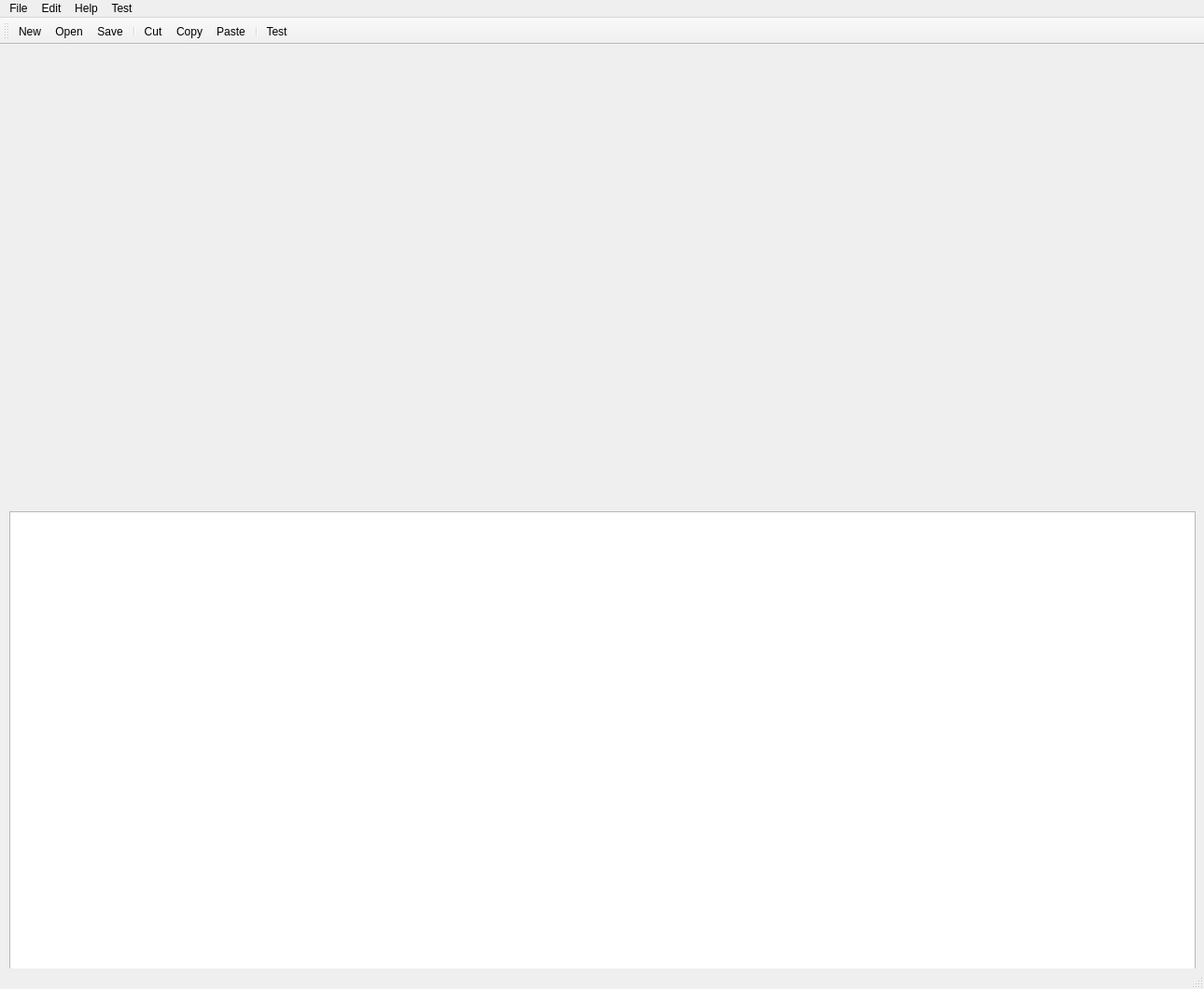
<?xml version="1.0" encoding="UTF-8"?>
<ui version="4.0">
 <class>mainWindow</class>
 <widget class="QMainWindow" name="mainWindow">
  <property name="geometry">
   <rect>
    <x>0</x>
    <y>0</y>
    <width>1290</width>
    <height>1060</height>
   </rect>
  </property>
  <property name="windowTitle">
   <string>MainWindow</string>
  </property>
  <widget class="QWidget" name="centralwidget">
   <widget class="QWidget" name="widgetDepth" native="true">
    <property name="geometry">
     <rect>
      <x>10</x>
      <y>10</y>
      <width>640</width>
      <height>480</height>
     </rect>
    </property>
   </widget>
   <widget class="QWidget" name="widgetLive" native="true">
    <property name="geometry">
     <rect>
      <x>640</x>
      <y>10</y>
      <width>640</width>
      <height>480</height>
     </rect>
    </property>
   </widget>
   <widget class="QTextEdit" name="textEdit">
    <property name="geometry">
     <rect>
      <x>10</x>
      <y>500</y>
      <width>1271</width>
      <height>511</height>
     </rect>
    </property>
   </widget>
  </widget>
  <widget class="QMenuBar" name="menubar">
   <property name="geometry">
    <rect>
     <x>0</x>
     <y>0</y>
     <width>1290</width>
     <height>22</height>
    </rect>
   </property>
   <widget class="QMenu" name="menuFile">
    <property name="title">
     <string>File</string>
    </property>
    <addaction name="actionNew"/>
    <addaction name="actionOpen"/>
    <addaction name="actionSave"/>
    <addaction name="actionSave_as"/>
    <addaction name="separator"/>
    <addaction name="actionExit"/>
   </widget>
   <widget class="QMenu" name="menuEdit">
    <property name="title">
     <string>Edit</string>
    </property>
    <addaction name="actionCut"/>
    <addaction name="actionCopy"/>
    <addaction name="actionPaste"/>
   </widget>
   <widget class="QMenu" name="menuHelp">
    <property name="title">
     <string>Help</string>
    </property>
    <addaction name="actionAbout"/>
    <addaction name="actionAbout_Qt"/>
   </widget>
   <widget class="QMenu" name="menuTest">
    <property name="title">
     <string>Test</string>
    </property>
    <addaction name="actionTest"/>
   </widget>
   <addaction name="menuFile"/>
   <addaction name="menuEdit"/>
   <addaction name="menuHelp"/>
   <addaction name="menuTest"/>
  </widget>
  <widget class="QStatusBar" name="statusbar"/>
  <widget class="QToolBar" name="toolBar">
   <property name="windowTitle">
    <string>toolBar</string>
   </property>
   <attribute name="toolBarArea">
    <enum>TopToolBarArea</enum>
   </attribute>
   <attribute name="toolBarBreak">
    <bool>false</bool>
   </attribute>
   <addaction name="actionNew"/>
   <addaction name="actionOpen"/>
   <addaction name="actionSave"/>
   <addaction name="separator"/>
   <addaction name="actionCut"/>
   <addaction name="actionCopy"/>
   <addaction name="actionPaste"/>
   <addaction name="separator"/>
   <addaction name="actionTest"/>
  </widget>
  <action name="actionTest">
   <property name="icon">
    <iconset resource="application.qrc">
     <normaloff>:/utilities-system-monitor-active.png</normaloff>:/utilities-system-monitor-active.png</iconset>
   </property>
   <property name="text">
    <string>&amp;Test</string>
   </property>
   <property name="shortcut">
    <string>Ctrl+T</string>
   </property>
  </action>
  <action name="actionNew">
   <property name="icon">
    <iconset resource="application.qrc">
     <normaloff>:/filenew.xpm</normaloff>:/filenew.xpm</iconset>
   </property>
   <property name="text">
    <string>New</string>
   </property>
  </action>
  <action name="actionOpen">
   <property name="icon">
    <iconset resource="application.qrc">
     <normaloff>:/fileopen.xpm</normaloff>:/fileopen.xpm</iconset>
   </property>
   <property name="text">
    <string>Open</string>
   </property>
  </action>
  <action name="actionSave">
   <property name="icon">
    <iconset resource="application.qrc">
     <normaloff>:/filesave.xpm</normaloff>:/filesave.xpm</iconset>
   </property>
   <property name="text">
    <string>Save</string>
   </property>
  </action>
  <action name="actionSave_as">
   <property name="text">
    <string>Save as</string>
   </property>
  </action>
  <action name="actionExit">
   <property name="text">
    <string>Exit</string>
   </property>
  </action>
  <action name="actionCut">
   <property name="icon">
    <iconset resource="application.qrc">
     <normaloff>:/editcut.xpm</normaloff>:/editcut.xpm</iconset>
   </property>
   <property name="text">
    <string>Cut</string>
   </property>
  </action>
  <action name="actionCopy">
   <property name="icon">
    <iconset resource="application.qrc">
     <normaloff>:/editcopy.xpm</normaloff>:/editcopy.xpm</iconset>
   </property>
   <property name="text">
    <string>Copy</string>
   </property>
  </action>
  <action name="actionPaste">
   <property name="icon">
    <iconset resource="application.qrc">
     <normaloff>:/editpaste.xpm</normaloff>:/editpaste.xpm</iconset>
   </property>
   <property name="text">
    <string>Paste</string>
   </property>
  </action>
  <action name="actionAbout">
   <property name="text">
    <string>About</string>
   </property>
  </action>
  <action name="actionAbout_Qt">
   <property name="text">
    <string>About Qt</string>
   </property>
  </action>
 </widget>
 <resources>
  <include location="application.qrc"/>
 </resources>
 <connections/>
</ui>
